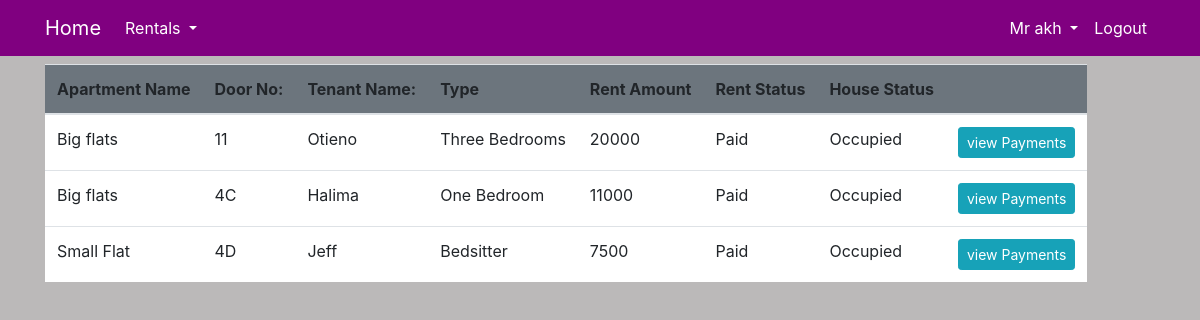
Screenshot of /paid/tenant/1/ (signed in) with the database file from the repository.
### user/models.py (models this page shows, shortened)
class Agent(models.Model):
    name = models.OneToOneField(User, on_delete=models.CASCADE, null=True)
    agt_id = models.IntegerField(unique=True)
    gender = models.CharField(max_length=50, choices=gender)
    phone = models.IntegerField()
    mail = models.EmailField()

class Tenant(models.Model):
    name = models.CharField(max_length=100)
    te_id = models.IntegerField(unique=True)
    phone = models.IntegerField()
    mail = models.EmailField()
    landlord = models.ForeignKey(Landlord, on_delete=models.CASCADE, null=True,  related_name='Landlords')
    def __str__(self):
        return f'{self.name}'

### dashboard/models.py (models this page shows, shortened)
class Unit(models.Model):
    type = models.CharField(max_length=100)
    door_no = models.CharField(max_length=50 )
    apartment = models.ForeignKey(Apartment, on_delete=models.CASCADE, related_name='apartments')
    rent = models.IntegerField()
    tenant = models.OneToOneField(Tenant, on_delete=models.SET_NULL, null=True, blank=True)
    Rent_status = models.CharField(max_length=50, choices=rent_status, default='unavailable' )
    hse_status = models.CharField(max_length=50, choices=unit_status, default='Empty' )
    class Meta:
        unique_together = ('door_no', 'apartment')

class Apartment(models.Model):
    name = models.CharField(max_length=100)
    apt_no = models.CharField(max_length=100, unique=True)
    location = models.CharField(max_length=100)
    landlord = models.ForeignKey(Landlord,  on_delete=models.SET_NULL, null=True, blank=True, related_name='Landlord')
    agent = models.ForeignKey(Agent, on_delete=models.SET_NULL, null=True, blank=True, related_name='Agent')
    def __str__(self):
        return f'{self.name}'

### dashboard/views.py (the view)
# urls.py: path('paid/tenant/<int:landlord>/', views.paid_tenant, name='dashboard-paid-tenant'),
@login_required(login_url='user-login')
def paid_tenant(request, landlord):
        current_month = datetime.now().month
        current_year = datetime.now().year
        landlord_obj = Landlord.objects.get(id=landlord)
        apartments = Apartment.objects.filter(landlord=landlord_obj)
        items = Unit.objects.filter(apartment__in=apartments).filter(door_no__in=Payment.objects.filter(paymentDate__month=current_month, paymentDate__year=current_year).values('accountReference'))
        for item in items:
            item.Rent_status = "Paid"
            item.hse_status = "Occupied"
            item.save()
        context = {
            'items':items,
        }
        return render (request, 'dashboard/paid_tenant.html', context )

### templates/dashboard/paid_tenant.html (shortened to what this page needs)
{% extends 'partials/base.html'%}
{% block content %}
{% if items %}
<div class="container" >
  <div class="row my-2">
      <div class="col-md-8">
          <table class="table bg-white" style="white-space: nowrap;">
            <thead class="bg-secondary">
              <tr>
                  <th>Apartment Name</th>
                  <th>Door No: </th>
                  <th>Tenant Name: </th>
                  <th>Type </th>
                  <th>Rent Amount </th>
                  <th>Rent Status </th>
                  <th>House Status</th>
                  <th></th>
                </tr>
              </thead>
              <tbody>
                {% for item in items %}
                  <tr>
                    <td>{{ item.apartment }}</td>
                    <td>{{ item.door_no }}</td>
                    <td>{{ item.tenant }}</td>
                    <td>{{ item.type }}</td>
                    <td>{{ item.rent }}</td>
                    <td>{{ item.Rent_status }}</td>
                    <td>{{ item.hse_status }}</td>
                    <td>
                      <a class="btn btn-info btn-sm" href="{% url 'dashboard-unit-payment' item.id %}">view Payments</a>
                  </td>
                  </tr>
                {% endfor %}
          </tbody>
          </table>
      </div>
  </div>
</div>
{% endif %}
{% endblock %}

### templates/partials/nav.html (shortened to what this page needs)
<nav class="navbar navbar-expand-lg navbar-info" style="background-color: purple;"  >
    <div class="container">
        {% if user.is_authenticated %}
        <a class="navbar-brand text-white" href="{% url 'dashboard-index'%}"> Home</a>
        <div class="collapse navbar-collapse" id="navbarSupportedContent">
            <ul class="navbar-nav mr-auto ">
                <li class="nav-item dropdown ">
                    <a class="nav-link dropdown-toggle text-white" href="#" id="navbarDropdown" role="button" data-toggle="dropdown" aria-haspopup="true" aria-expanded="false">
                      Rentals
                    </a>
                </li>
            </ul>
            {% if request.user.groups.all.0.name == "Landlord" %}
            <ul class="navbar-nav ml-auto">
                <li class="nav-item dropdown ">
                    <a class="nav-link dropdown-toggle text-white" href="#" id="navbarDropdown" role="button" data-toggle="dropdown" aria-haspopup="true" aria-expanded="false">
                        {{ user.landlord.gender }} {{user.username}}
                    </a>
                    <div class="dropdown-menu" aria-labelledby="navbarDropdown">
                      <a class="dropdown-item" href="{% url 'user-profile' %}">My Profile</a>
                      <a class="dropdown-item" href="{% url 'user-agent' %}">My Agent</a>
                    </div>
                </li>
                <li class="nav-item">
                    <a class="nav-link text-white" href="{% url 'user-logout' %}">Logout</a>
                </li>
            </ul>
            {% elif request.user.groups.all.0.name == "Agent" %}
            <ul class="navbar-nav ml-auto">
                <li class="nav-item dropdown ">
                    <a class="nav-link dropdown-toggle text-white" href="#" id="navbarDropdown" role="button" data-toggle="dropdown" aria-haspopup="true" aria-expanded="false">
                        {{ user.agent.gender }} {{user.username}}
                    </a>
                </li>
                <li class="nav-item">
                    <a class="nav-link text-white" href="{% url 'user-logout' %}">Logout</a>
                </li>
            </ul>
            {% endif %}
        {% else %}
            <ul class="navbar-nav ml-auto">
                <li class="nav-item">
                    <a class="nav-link text-white" href="{% url 'user-login' %}">Login</a>
                </li>
            </ul>
        {% endif %}
        </div>
    </div>
</nav>

### static/styles.css (style rules this page uses)
body { background: rgb(187, 185, 185); }

### rows the page displays
Unit: apartment "Big flats", door_no "11", tenant "Otieno", type "Three Bedrooms", rent "20000", Rent_status "Paid", hse_status "Occupied"
Unit: apartment "Big flats", door_no "4C", tenant "Halima", type "One Bedroom", rent "11000", Rent_status "Paid", hse_status "Occupied"
Unit: apartment "Small Flat", door_no "4D", tenant "Jeff", type "Bedsitter", rent "7500", Rent_status "Paid", hse_status "Occupied"

### other values shown
{{ user.agent.gender }} "Mr"
{{ user.username }} "akh"
